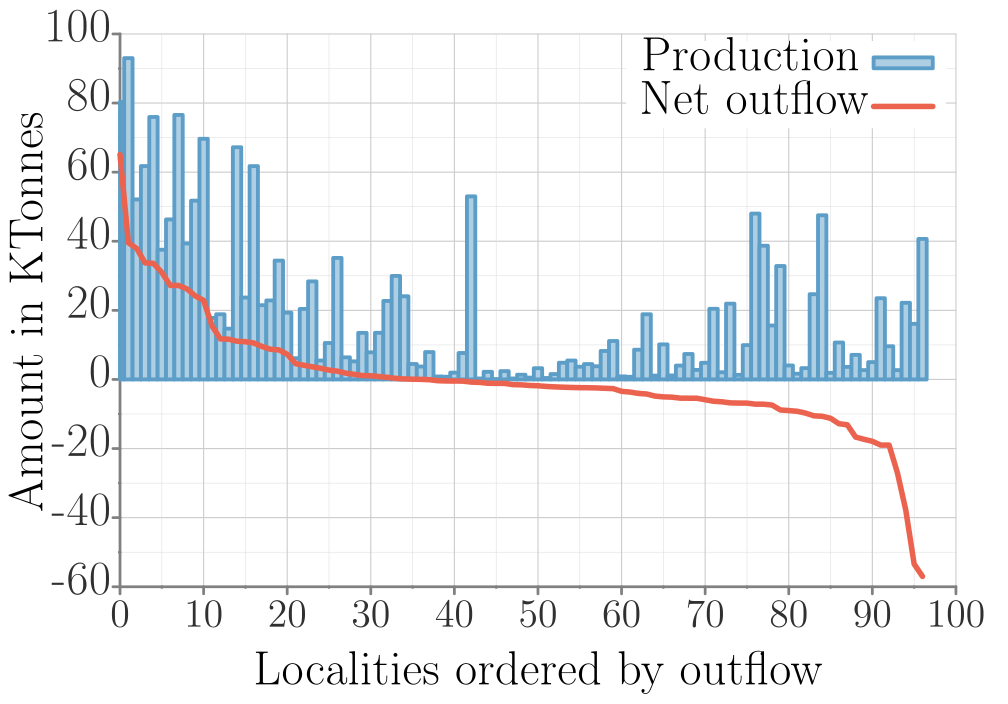

Source code (gnuplot):
##### terminal
set term tikz standalone size 12.5cm,8.75cm font ",14" gparrows scale 2,2 textscale 2
set datafile separator ','

##### output
set output 'prod_netout_flows_precip1_b2_k1000.tex'

##### bg: bg color, axes, grid, tics
##### http://www.colourlovers.com/palette/268142/Danger_Mouse
Danger='#F84934'; # red
Shoes='#4D5E5F'; # grey
##### Rand Olson
roBlue='#1F77B4';
roRed='#D62728';
# border
set style line 21 lt 1 lc rgb '#808080' 
set border 3 back ls 21 lw 5
# grid
set style line 22 lt 2 lc rgb '#CCCCCC' lw 2
set style line 23 lt 2 lc rgb '#DDDDDD' lw 1
set grid xtics mxtics ytics mytics back ls 22, ls 23
# tics
set tics textcolor rgb '#303030'
set tics nomirror out scale 1,.1
set mxtics 2
set mytics 2

##### load default linestyles
set style increment user
# taken care of in terminal
do for [i=1:15] { set style line i lt 1 lw 7 }

##### line colors
# mathematica default
DarkBlue= '#5e82b5'
Orange=   '#e09c24'
Green=    '#8fb030'
Red=      '#eb634f'
Purple=   '#8778b3'
Brown=    '#c46e1a'
LightBlue='#5c9ec7'
Yellow=   '#FDBF6F'
MATHEMATICA="#5e82b5 #e09c24 #8fb030 #eb634f #8778b3 #c46e1a #5c9ec7 #FDBF6F"
do for[i=1:8] {set style line i lc rgb word(MATHEMATICA,i)}
####

##### data style
set style data lines

# NOTE: offsets should be a function of font sizes
##### key
set key t l Left spacing 2 width 5 opaque font ",18"

##### tics (note that tics are also set in theme)
set xtics font ",18" offset 0,.2
set ytics font ",18" offset 1.5,0

##### plot
set title font ",18" "" offset -3,.3
set xlabel "Localities ordered by outflow" offset 0,0 font ",18"
set ylabel "Amount in KTonnes" offset -2,0 font ",18"


set notitle;        set key t r width 7;        set ytics offset 2,0;        set xtics offset 0,-.5;        set xlabel offset 0,.4;        set ylabel offset -.2,0;        set format y "%.s";        set xtics font ",15";

plot "props_flows_precip1_b2_k1000.csv" u 3 w boxes fs solid .5 ls 7 t "Production","props_flows_precip1_b2_k1000.csv" u 2 ls 4 lw 10 t "Net outflow";
